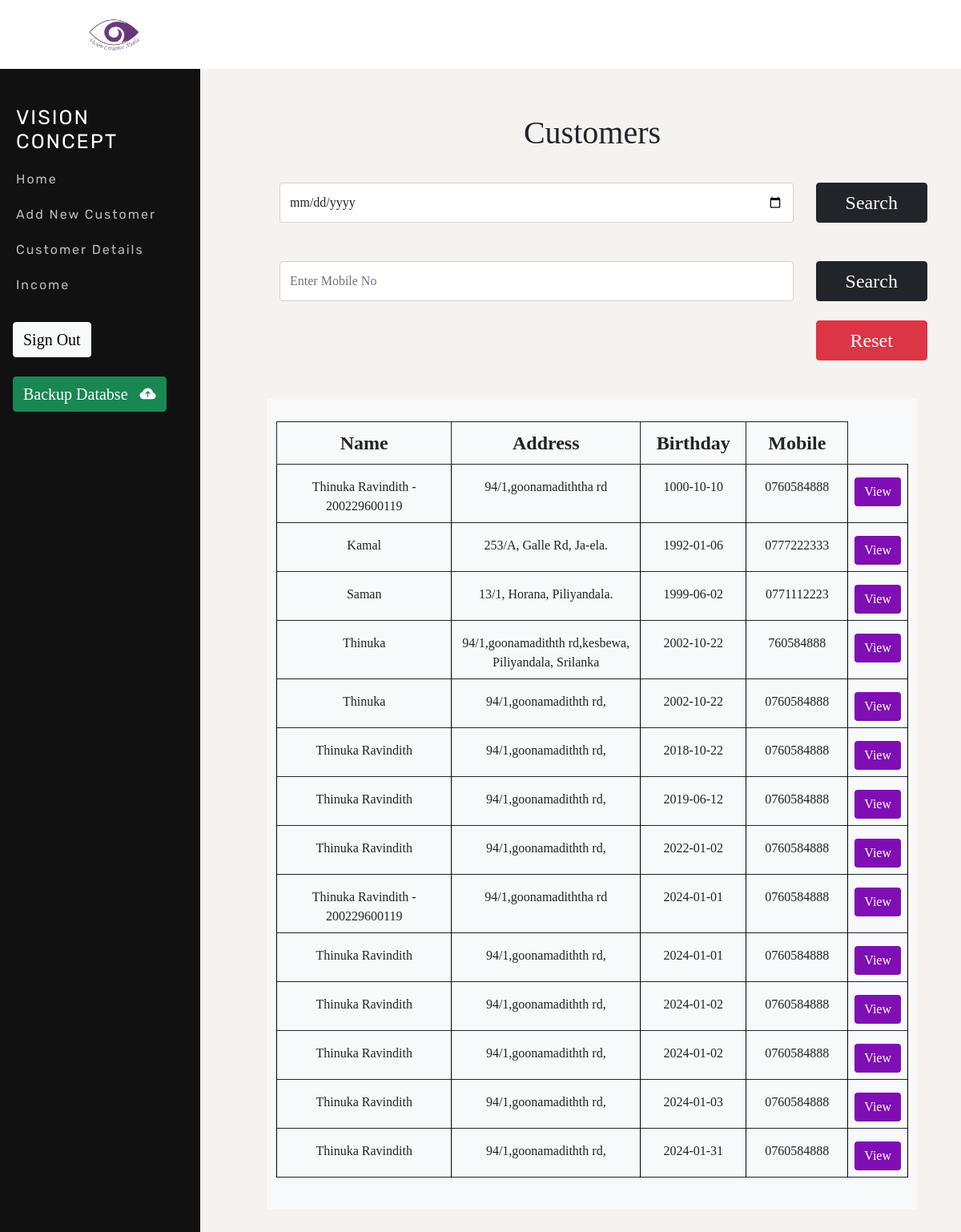
The page /customers.php on the database its author committed.
### tables this page shows
CREATE TABLE `customer` (
  `id` varchar(70) NOT NULL DEFAULT 'AUTO_INCREMENT',
  `name` varchar(50) DEFAULT NULL,
  `address` varchar(150) DEFAULT NULL,
  `datetime` datetime DEFAULT NULL,
  `dob` date DEFAULT NULL,
  `mobile` varchar(50) DEFAULT NULL,
  PRIMARY KEY (`id`)
);

### connection.php (called while the page is built, shortened)
<?php
class Database{
    public static $connection;
    public static function setUpConnection(){
        if(!isset(Database::$connection)){
                Database::$connection = new mysqli("localhost","root","MTrw@20021022","vision_concept","3306");
        }
    }
    public static function search($q){
        $resultset = Database::$connection->query($q);
        return $resultset;
    }
}
?>

### customers.php (the view, shortened to what this page needs)
<!DOCTYPE html>
<html lang="en">
<head>
    <link rel="stylesheet" href="https://cdn.jsdelivr.net/npm/bootstrap-icons@1.8.3/font/bootstrap-icons.css">
    <link rel="stylesheet" href="bootstrap.css">
    <link rel="stylesheet" href="style.css">
    <link rel="stylesheet" href="https://cdn.jsdelivr.net/npm/bootstrap-icons@1.5.0/font/bootstrap-icons.css">
    <link rel="stylesheet" href="https://use.fontawesome.com/releases/v5.7.2/css/all.css" />
    <link rel="stylesheet" href="https://stackpath.bootstrapcdn.com/bootstrap/5.0.0-alpha1/css/bootstrap.min.css" />
    <link rel="stylesheet" href="https://use.fontawesome.com/releases/v5.7.2/css/all.css" />
</head>
<body class="body">
    <div class="container">
        <div class="row gy-3">
            <div class="d-none d-lg-block col-3"></div>
            <main class="my-5 offset-lg-0 col-lg-9 col-md-12 col-10 col-sm-12 offset-md-0">
                <?php
                require "connection.php";
                require "head.php";
                ?>
                <div class="d-none d-lg-block">
                    <?php
                    require "sideBar.php"
                    ?>
                </div>
                <div class="col-12 offset-2  col-lg-8  text-center p-3 mb-3">
                    <span class="col-12 addprohead fs-lg-1 fs-1">Customers</span>
                </div>
                <div class="col-12 mb-5">
                    <div class="row">
                        <div class="col-lg-10 col-12 d-flex">
                            <input class="form-control mx-3" style="height: 50px;" type="date" placeholder="Search" aria-label="Search" id="searchdob">
                        </div>
                        <button class="col-2 btn btn-dark col-lg-2 col-10 mx-4 mx-lg-0 fs-4" onclick="searchCustomer()"> Search</button>
                    </div>
                </div>
                <div class="col-12 mb-5">
                    <div class="row">
                        <div class="col-lg-10 col-12 d-flex">
                            <input class="form-control mx-3" style="height: 50px;" type="number" placeholder="Enter Mobile No" aria-label="Search" id="searchmobile">
                        </div>
                        <button class="col-2 btn btn-dark col-lg-2 col-10 mx-4 mx-lg-0 fs-4" onclick="searchCustomermobile()"> Search</button>
                        <div class="col-10 d-flex"></div>
                        <button class="col-2 mt-4 btn btn-danger col-lg-2 col-10 mx-4 mx-lg-0 fs-4" onclick="reset()"> Reset</button>
                    </div>
                </div>
                <div class="col-12 bg-light p-4">
                    <div class="mt-1 ">
                        <div class="row" id="viewarea">
                            <table class="table table-bordered border-dark">
                                <thead>
                                    <tr class="border border-0 border-dark fs-4">
                                        <th class="text-center border-dark border border-1" style="width: 300px;">Name</th>
                                        <th class="text-center border-dark border border-1" style="width: 300px;">Address</th>
                                        <th class="text-center border-dark border border-1" style="width: 150px;">Birthday</th>
                                        <th class="text-center border-dark border border-1" style="width: 150px;">Mobile</th>
                                        <th class="text-center border-dark border border-0"></th>
                                    </tr>
                                </thead>
                                <tbody>
                                    <?php
                                    $customer_rs = Database::search("SELECT * FROM `customer` ORDER BY `dob` ASC");
                                    $customer_num = $customer_rs->num_rows;
                                    for ($i = 0; $i <  $customer_num; $i++) {
                                        $customer_data = $customer_rs->fetch_assoc();
                                    ?>
                                        <tr>
                                            <td class="text-center pt-3 text-dark"><?php echo $customer_data['name']; ?></td>
                                            <td class="text-center pt-3 text-dark"><?php echo $customer_data['address']; ?></td>
                                            <td class="text-center pt-3 text-dark"><?php echo $customer_data['dob']; ?></td>
                                            <td class="text-center pt-3 text-dark"><?php echo $customer_data['mobile']; ?></td>
                                            <td class="text-center pt-3">
                                                <button class="btn btn-dark border-0" style="background:  #7f0eb4;" onclick="viewCustomer(<?php echo $customer_data['id']; ?>)">View</button>
                                            </td>
                                        </tr>
                                    <?php
                                    }
                                    ?>
                                </tbody>
                            </table>
                        </div>
                    </div>
                </div>
            </main>
        </div>
    </div>
</body>
</html>

### head.php (shortened to what this page needs)
<!DOCTYPE html>
<html lang="en">
<head>
    <link rel="stylesheet" href="style.css">
</head>
<body>
    <div class="col-12">
        <div class="row mt-1 mb-1">
            <nav class="navbar bg-white fixed-top">
                <div class="container-fluid">
                    <div class="col-5 mx-5 align-self-start" style="cursor: pointer;">
                        <span class="text-lg-start mx-4 title01">
                            <a href="home.php"> <img src="logo.png  " style="height: 70px; "></a>
                        </span>
                    </div>
                </div>
            </nav>
        </div>
    </div>
</body>
</html>

### sideBar.php (shortened to what this page needs)
<!DOCTYPE html>
<html lang="en">
<head>
    <link rel="stylesheet" href="https://cdn.jsdelivr.net/npm/bootstrap-icons@1.8.3/font/bootstrap-icons.css">
    <link rel="stylesheet" href="sideBar.css">
</head>
<body>
    <div class="sidebar">
        <br>
        <br>
        <br>
        <h1>Vision Concept</h1>
        <a href="home.php">Home</a>
        <a href="addNewCustomer.php">Add New Customer</a>
        <a href="customers.php">Customer Details</a>
        <a href="income.php">Income</a>
        <button class="btn btn-light mx-3 fs-5 mt-4" onclick="signOut();">Sign Out</button>
        <button class="btn btn-success mx-3 fs-5 mt-4 " onclick="backupdb();">Backup Databse&nbsp;&nbsp;&nbsp;<i class="bi bi-cloud-arrow-up-fill"></i></button>
    </div>
</body>
</html>

### style.css (style rules this page uses)
.body { background-color: rgba(245, 242, 239, 0.932); }
table { font-family: arial, sans-serif; border-collapse: collapse; width: 100%; border: #000000; }
td, th { border: 1px solid #000000; text-align: center; padding: 8px; }
* { font-family: "NeuzeitGro"; }

### sideBar.css (style rules this page uses)
body { margin: 0; }
.sidebar { position: fixed; width: 250px; top: 0; left: 0; bottom: 0; background: #111; padding-top: 50px; }
.sidebar h1 { display: block; padding: 10px 20px; color: #fff; text-decoration: none; font-family: "Rubik"; letter-spacing: 2px; font-weight: 400; margin: 0; font-size: 25px; text-transform: uppercase; }
.sidebar a { display: block; padding: 10px 20px; color: #bbb; text-decoration: none; font-family: "Rubik"; letter-spacing: 2px; }

### rows shown on the page
customer: name "Thinuka Ravindith - 200229600119", address "94/1,goonamadiththa rd", dob "1000-10-10", mobile "0760584888"
customer: name "Kamal", address "253/A, Galle Rd, Ja-ela.", dob "1992-01-06", mobile "0777222333"
customer: name "Saman", address "13/1, Horana, Piliyandala.", dob "1999-06-02", mobile "0771112223"
customer: name "Thinuka", address "94/1,goonamadithth rd,kesbewa, Piliyandala, Srilanka", dob "2002-10-22", mobile "760584888"
customer: name "Thinuka", address "94/1,goonamadithth rd,", dob "2002-10-22", mobile "0760584888"
customer: name "Thinuka Ravindith", address "94/1,goonamadithth rd,", dob "2018-10-22", mobile "0760584888"
customer: name "Thinuka Ravindith", address "94/1,goonamadithth rd,", dob "2019-06-12", mobile "0760584888"
customer: name "Thinuka Ravindith", address "94/1,goonamadithth rd,", dob "2022-01-02", mobile "0760584888"
customer: name "Thinuka Ravindith - 200229600119", address "94/1,goonamadiththa rd", dob "2024-01-01", mobile "0760584888"
customer: name "Thinuka Ravindith", address "94/1,goonamadithth rd,", dob "2024-01-01", mobile "0760584888"
customer: name "Thinuka Ravindith", address "94/1,goonamadithth rd,", dob "2024-01-02", mobile "0760584888"
customer: name "Thinuka Ravindith", address "94/1,goonamadithth rd,", dob "2024-01-02", mobile "0760584888"
customer: name "Thinuka Ravindith", address "94/1,goonamadithth rd,", dob "2024-01-03", mobile "0760584888"
customer: name "Thinuka Ravindith", address "94/1,goonamadithth rd,", dob "2024-01-31", mobile "0760584888"
